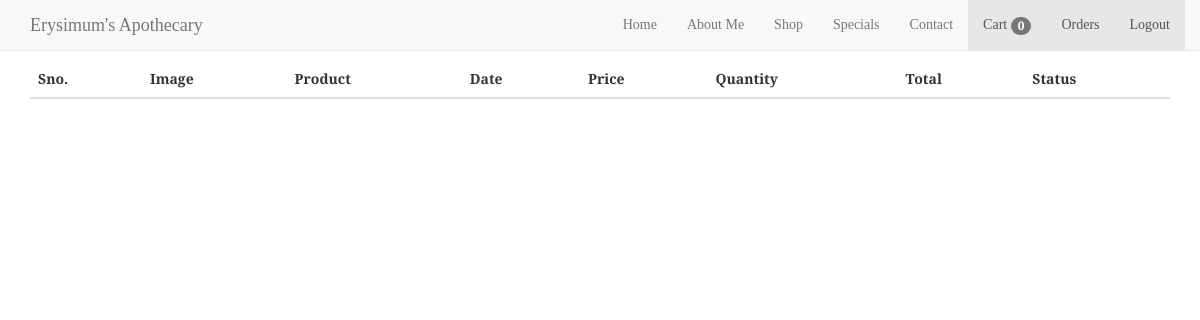
Page /shop/orders (signed in) on the earlier database version.
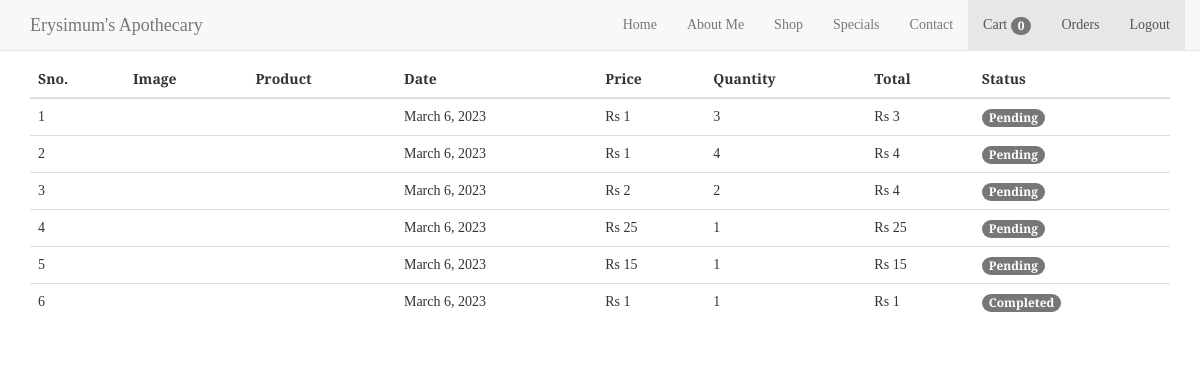
Same page on the later database version.
### shop/models.py (models this page shows, shortened)
class Order(models.Model):
    product = models.ForeignKey(Product,
                                on_delete=models.CASCADE)
    customer = models.ForeignKey(Customer,
                                 on_delete=models.CASCADE)
    quantity = models.IntegerField(default=1)
    price = models.IntegerField()
    address = models.CharField(max_length=50, default='', blank=True)
    phone = models.CharField(max_length=50, default='', blank=True)
    date = models.DateField(default=datetime.datetime.today)
    status = models.BooleanField(default=False)
    tracking_number = models.TextField(default='', blank=True)
    @staticmethod
    def get_orders_by_customer(customer_id):
        return Order.objects.filter(customer=customer_id).order_by('-date')

### shop/templatetags/custom_filter.py (called while the page is built)
@register.filter(name='currency')
def currency(number):
    return "Rs "+str(number)

@register.filter(name='multiply')
def multiply(number , number1):
    return number * number1

### shop/views.py (called while the page is built)
	def get(self, request):
		customer = request.session.get('customer')
		orders = Order.get_orders_by_customer(customer)
		print(orders)
		return render(request, 'orders.html', {
                     'orders': orders,
                     'tempImageWorkAround': "/static/"
                     }
                     )

### shop/templates/orders.html (shortened to what this page needs)
{% extends "base_templates/base_shop.html" %}
{% block body %}
{% load cart %}
{% load custom_filter %}
<div class="container">
   <div class="border rounded p-4 m-4">
        <p class="display-4 pl-4 ml-4">Your Orders</p>
        <table class="table">
            <thead>
                <tr>
                    <th>Sno.</th>
                    <th>Image</th>
                    <th>Product</th>
                    <th>Date</th>
                    <th>Price</th>
                    <th>Quantity</th>
                    <th>Total</th>
                    <th>Status</th>
                </tr>
            </thead>
            <tbody>
                {% for order in orders %}
                <tr>
                    <td>{{forloop.counter}}</td>
                    <td><img style="height: 80px;" class="rounded-circle" src="{{tempImageWorkAround}}{{product.product_image}}" alt=""></td>
                    <td>{{order.product.name}}</td>
                    <td>{{order.date}}</td>
                    <td>{{order.price|currency}}</td>
                    <td>{{order.quantity}}</td>
                    <td>{{order.quantity|multiply:order.price|currency}}</td>
                    {% if order.status %}
                    <td><small class="badge badge-success">Completed</small></td>
                    {%else%}
                    <td><small class="badge badge-warning">Pending</small></td>
                    {% endif %}
                </tr>
                {% endfor %}
            </tbody>
        </table>
   </div>
</div>
{% endblock %}

### shop/templates/base_templates/base_shop.html (shortened to what this page needs)
{% load static %}
<!DOCTYPE html>
<html lang="en">
    <head>
        <link href="{% static 'styles.css' %}" rel="stylesheet">
        <link rel="stylesheet" href="https://maxcdn.bootstrapcdn.com/bootstrap/3.4.1/css/bootstrap.min.css">
        <link href="https://unpkg.com/aos@2.3.1/dist/aos.css" rel="stylesheet">
    </head>
    <body>
    <nav class="navbar navbar-default navbar-fixed-top" style="margin-bottom:0">
        <div class="container">
            <div class="navbar-header">
                <a class="navbar-brand" href="#">Erysimum's Apothecary</a>
            </div>
            <div class="collapse navbar-collapse" id="myNavbar">
                <ul class="nav navbar-nav navbar-right">
                    <li><a href="{% url 'home:home' %}">Home</a></li>
                    <li><a href="#about">About Me</a></li>
                    <li><a href="{% url 'shop:catalog' %}">Shop</a></li>
                    <li><a href="#specials">Specials</a></li>
                    <li><a href="#contact">Contact</a></li>
                    <li class="nav-item active">
                        <a class="nav-link" href="/shop/cart">Cart
                          <span class="badge badge-success">{{request.session.cart.keys|length}}</span>
                          <span class="sr-only">(current)</span></a>
                      </li>
                      {% if request.session.customer %}
                      <li class="nav-item active ">
                        <a class="nav-link" href="/shop/orders">Orders<span class="sr-only">(current)</span></a>
                      </li>
                      <li class="nav-item active ">
                        <a class="nav-link" href="/home/logout">Logout<span class="sr-only">(current)</span></a>
                      </li>
                      {% endif %}
                </ul>
            </div>
        </div>
    </nav>
        {% block body %}
        {% endblock %}
    </body>
</html>

### static/styles.css (style rules this page uses)
* { font-family: 'Spectral', serif; }
@media screen and (min-width : 768px) { html,body { font-family: Montserrat; font-style: normal; overflow-x: hidden; width: 100%; box-sizing: border-box; position: relative; } }

Differences in the rows shown:
added Order: date "March 6, 2023", price "Rs 1", quantity "3", quantity|multiply "Rs 3", status "Pending"
added Order: date "March 6, 2023", price "Rs 1", quantity "4", quantity|multiply "Rs 4", status "Pending"
added Order: date "March 6, 2023", price "Rs 2", quantity "2", quantity|multiply "Rs 4", status "Pending"
added Order: date "March 6, 2023", price "Rs 25", quantity "1", quantity|multiply "Rs 25", status "Pending"
added Order: date "March 6, 2023", price "Rs 15", quantity "1", quantity|multiply "Rs 15", status "Pending"
added Order: date "March 6, 2023", price "Rs 1", quantity "1", quantity|multiply "Rs 1", status "Completed"
